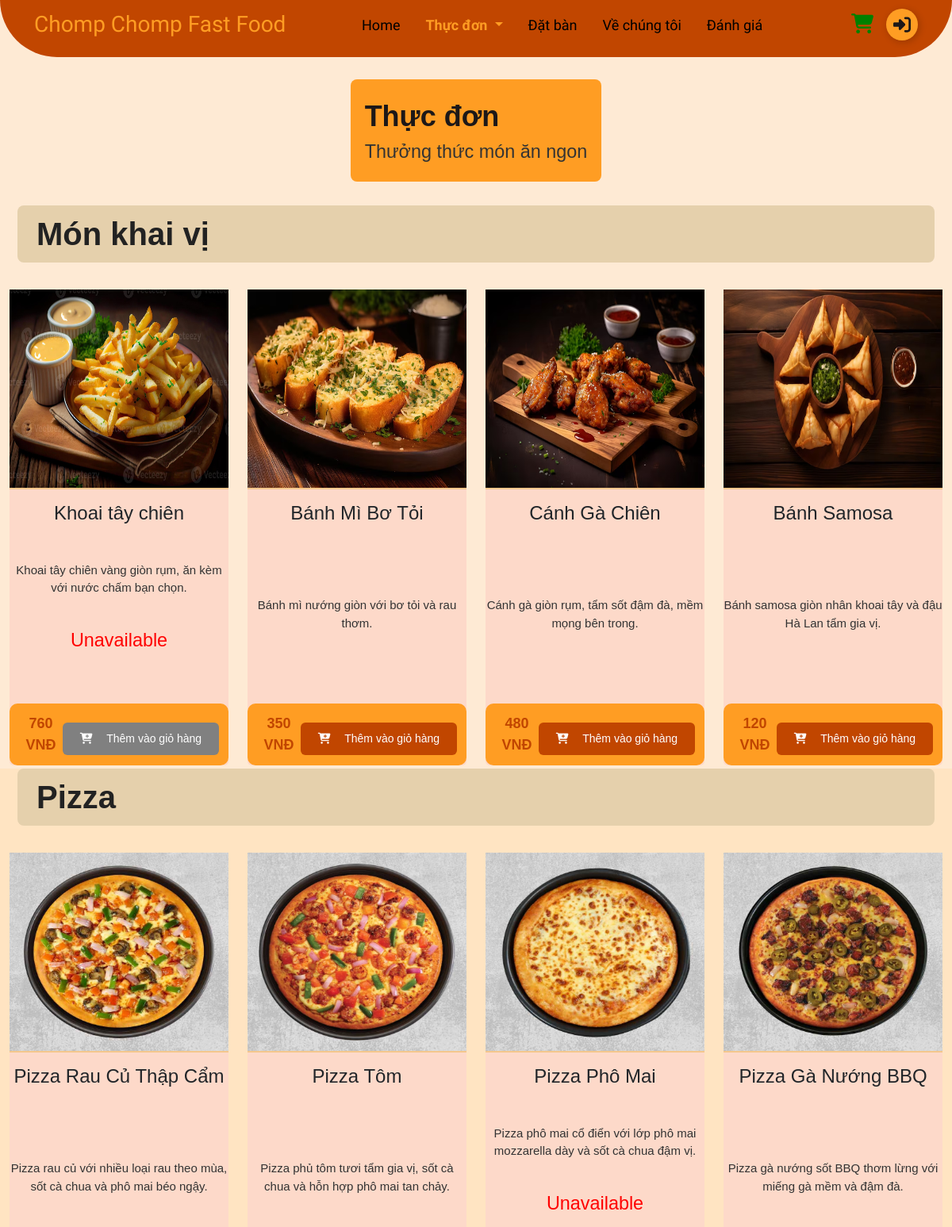
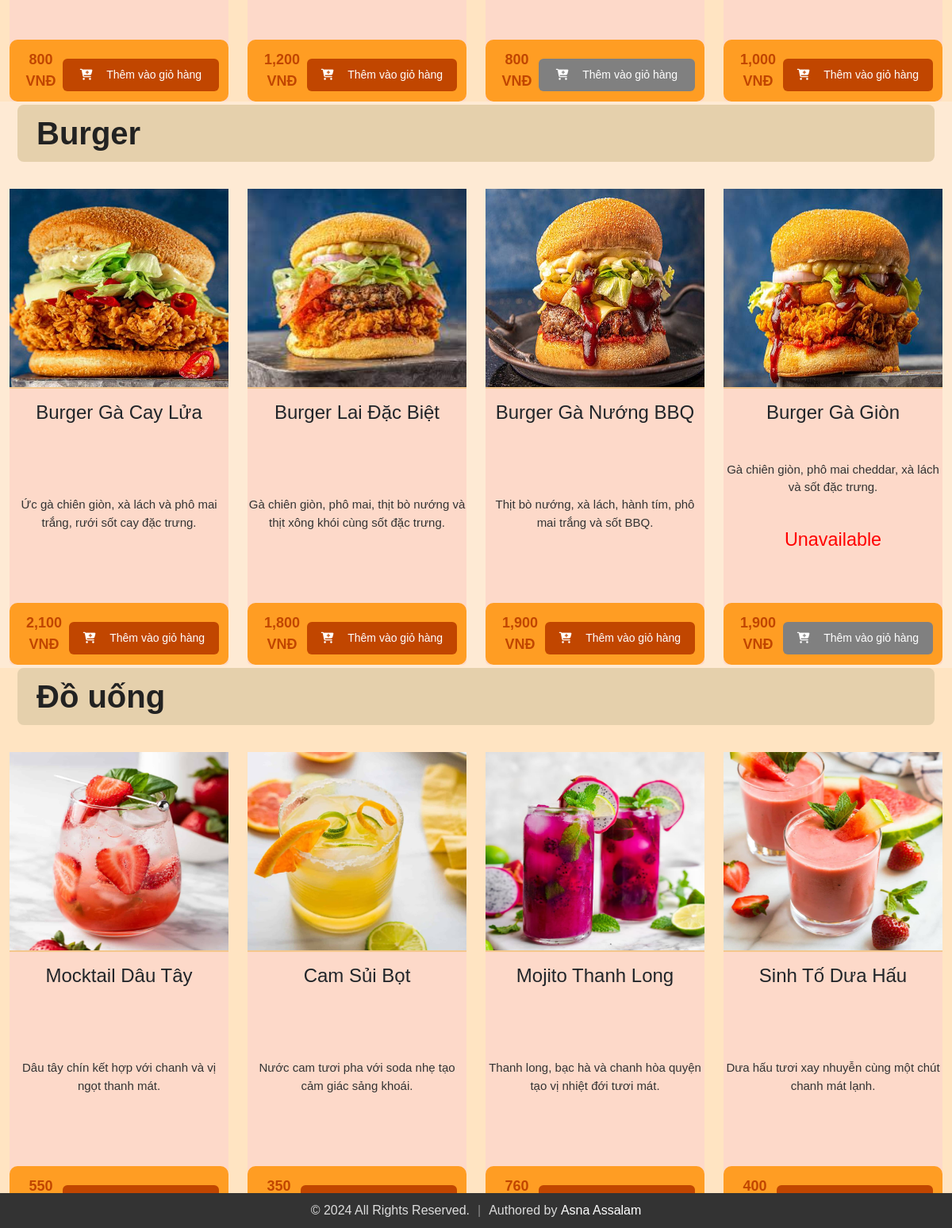
Page /menu.php on the committed database (2 pictures, top to bottom).
### tables this page shows
CREATE TABLE menuitem (
  itemId int(11) NOT NULL,
  itemName varchar(255) NOT NULL,
  catName varchar(255) NOT NULL,
  price varchar(255) NOT NULL,
  status enum('Available','Unavailable') NOT NULL DEFAULT 'Available',
  description varchar(255) NOT NULL,
  image varchar(255) NOT NULL,
  dateCreated timestamp NOT NULL DEFAULT current_timestamp(),
  updatedDate datetime NOT NULL,
  is_popular tinyint(1) DEFAULT 0
);

### menu.php (the view, shortened to what this page needs)
<?php
include 'db_connection.php';
$categoryQuery = 'SELECT DISTINCT catName FROM menuitem';
$categoryResult = $conn->query($categoryQuery);
$categories = [];
while ($row = $categoryResult->fetch_assoc()) {
    $categories[] = $row['catName'];
}
?>
<!DOCTYPE html>
<html lang="en">
<head>
    <link rel='stylesheet' href='https://cdnjs.cloudflare.com/ajax/libs/twitter-bootstrap/4.5.2/css/bootstrap.min.css' />
    <link rel='stylesheet' href='https://cdnjs.cloudflare.com/ajax/libs/font-awesome/5.9.0/css/all.min.css' />
    <link rel="stylesheet" href="https://cdnjs.cloudflare.com/ajax/libs/font-awesome/6.2.0/css/all.min.css" />
    <link rel="stylesheet" href="index.css">
    <link rel="stylesheet" href="menu.css" />
</head>
<body>
<?php
if (isset($_SESSION['userloggedin']) && $_SESSION['userloggedin']) {
    include 'nav-logged.php';
} else {
    include 'navbar.php';
}
?>
<div class="heading">
    <div class="row heading-title">Thực đơn</div>
    <div class="row heading-description">Thưởng thức món ăn ngon</div>
</div>
<?php foreach ($categories as $category): ?>
    <section id="<?= strtolower($category) ?>">
        <div class="container-fluid">
            <h1 class="mt-1"> <?= $category ?> </h1>
            <div class="row">
                <?php
                $stmt = $conn->prepare('SELECT * FROM menuitem WHERE catName = ?');
                $stmt->bind_param('s', $category);
                $stmt->execute();
                $result = $stmt->get_result();
                while ($row = $result->fetch_assoc()) :
                    $buttonClass = $row['status'] == 'Unavailable' ? 'disabled-button' : '';
                ?>
                    <div class="col-md-6 col-lg-3 col-sm-12 menu-item col-xs-12">
                        <div class="mt-4" style="background-color: #fdd9c9; border-radius: 5px;">
                            <img src="uploads/<?= $row['image'] ?>" alt="image" class="card-img-top" height="250">
                            <div class="card-body">
                                <h4 class="card-title text-center mt-3"><?= $row['itemName'] ?></h4>
                                <p class="card-title text-center description"><?= $row['description'] ?></p>
                                <?php if ($row['status'] == 'Unavailable') : ?>
                                    <p class="card-status" style="color: red; text-align: center; font-size: 1.3em;">
                                        <?= $row['status']; ?>
                                    </p>
                                <?php endif; ?>
                                <div style="text-align: center;">
                                    <form action="" class="form-submit">
                                        <div class="button-container mt-2">
                                            <p class="card-text text-center "><?= number_format($row['price']) ?> VNĐ</p>
                                            <button class="addItemBtn <?= $buttonClass ?>" type="button">
                                                <i class="fas fa-cart-plus"></i> &nbsp;&nbsp;Thêm vào giỏ hàng
                                            </button>
                                        </div>
                                    </form>
                                </div>
                            </div>
                        </div>
                    </div>
                <?php endwhile; ?>
            </div>
        </div>
    </section>
<?php endforeach; ?>
</body>
</html>

### navbar.php (shortened to what this page needs)
<!DOCTYPE html>
<html lang="en">
<head>
  <link href="https://cdn.jsdelivr.net/npm/bootstrap@5.3.3/dist/css/bootstrap.min.css" rel="stylesheet" />
  <link rel="stylesheet" href="https://cdnjs.cloudflare.com/ajax/libs/font-awesome/6.2.0/css/all.min.css" />
</head>
<body>
  <?php
  $current_page = basename($_SERVER['PHP_SELF']);
  ?>
  <div>
    <nav class="navbar navbar-expand-md fixed-top">
      <div class="container-fluid nav-container">
        <a class="navbar-brand me-auto logo" href="index.php">Chomp Chomp Fast Food</a>
        <div class="offcanvas offcanvas-end" tabindex="-1" id="offcanvasNavbar" aria-labelledby="offcanvasNavbarLabel">
          <div class="offcanvas-body text-center">
            <ul class="navbar-nav justify-content-center flex-grow-1 pe-3">
              <li class="nav-item">
                <a class="nav-link mx-lg-2 <?php echo $current_page == 'index.php' ? 'active' : ''; ?>" aria-current="page" href="index.php">Home</a>
              </li>
              <li class="nav-item dropdown">
                <a class="nav-link dropdown-toggle mx-lg-2 <?php echo $current_page == 'menu.php' ? 'active' : ''; ?>" href="menu.php" role="button" aria-haspopup="true" aria-expanded="false">
                  Thực đơn
                </a>
              </li>
              <li class="nav-item">
                <a class="nav-link mx-lg-2 <?php echo $current_page == 'index.php#Reservation' ? 'active' : ''; ?>" href="index.php#Reservation">Đặt bàn</a>
              </li>
              <li class="nav-item">
                <a class="nav-link mx-lg-2 <?php echo $current_page == 'index.php#About-Us' ? 'active' : ''; ?>" href="index.php#About-Us">Về chúng tôi</a>
              </li>
              <li class="nav-item">
                <a class="nav-link mx-lg-2 <?php echo $current_page == '#review' ? 'active' : ''; ?>" href="#review">Đánh giá</a>
              </li>
            </ul>
          </div>
        </div>
        <a class="nav-link cart <?php echo $current_page == 'cart.php' ? 'active' : ''; ?>" href="cart.php"><i class="fas fa-shopping-cart"></i> <span id="cart-item" class="badge badge-danger"></span></a>
        <a href="login.php">
          <button class="Btn ms-3">
            <div class="sign">
            </div>
          </button>
        </a>
      </div>
    </nav>
  </div>
</body>
</html>

### index.css (style rules this page uses)
* { margin: 0; padding: 0; }
body { padding-top: 95px; background: #feead4; }
footer { background-color: #333; color: #fff; padding: 40px 0; text-align: center; }
.footer-container { max-width: 1200px; margin: auto; padding: 0 20px; }
form button { width: 100%; padding: 10px; background-color: #c14600; border: none; color: #fff; border-radius: 4px; cursor: pointer; margin-top: 10px; }

### menu.css (style rules this page uses)
* { margin: 0; padding: 0; box-sizing: border-box; }
body { background-color: #FEF9E1; font-family: "Poppins", sans-serif; padding-top: 100px; overflow-x: hidden; }
a { color: white; text-decoration: none; }
.heading { text-align: center; background-color: #FF9D23; padding: 20px 30px; border-radius: 8px; margin: 0 auto 30px; max-width: fit-content; }
.heading-title { font-size: 2.0em; font-weight: 600; color: #1d1818; }
.heading-description { font-size: 1.3em; font-weight: 400; color: #333; }
section h1 { background-color: #E5D0AC; color: #222; padding: 12px 24px; margin: 10px; border-radius: 8px; font-weight: 600; }
section:nth-child(odd) { background-color: #E5D0AC; }
section:nth-child(even) { background-color: #FEF9E1; }
.card-body { padding: 20px; border-top: 2px solid #f4c78d; display: flex; flex-direction: column; justify-content: space-between; min-height: 350px; }
.card-body .description { margin-top: 8px; font-size: 15px; line-height: 1.5; color: #333; }
.card-status { color: red; font-size: 1.3em; text-align: center; }
.button-container { margin-top: auto; background-color: #FF9D23; padding: 12px; border-radius: 10px; display: flex; justify-content: space-between; align-items: center; }
.button-container p { margin: 0; font-size: 18px; font-weight: 600; color: #C14600; }
.addItemBtn { background-color: #C14600; color: white; border: none; padding: 10px 16px; border-radius: 6px; cursor: pointer; font-size: 14px; }
.addItemBtn i { margin-right: 6px; }
.disabled-button { background-color: gray !important; color: white !important; cursor: not-allowed; }
.disabled-button i { color: white !important; }
@media (min-width: 990px) and (max-width: 1400px) { .menu-item { flex: 0 0 33.33%; max-width: 33.33%; } }

### menu.php (style rules this page uses)
.disabled-button { background-color: gray; color: white; cursor: not-allowed; pointer-events: none; }
.disabled-button i { color: white; }
section:nth-child(odd) { background-color: #ffe4c2; }
section:nth-child(even) { background-color: #feead4; }

### navbar.php (style rules this page uses)
* { margin: 0; padding: 0; }
body { background-color: #feead4; font-family: "Baloo 2", sans-serif; font-weight: 300; font-style: normal; font-size: large; }
a { color: white; text-decoration: none; }
.navbar-brand, .offcanvas-header { color: #ff9d23; font-family: "Chewy", system-ui; font-optical-sizing: auto; font-weight: 500; font-style: normal; font-size: 28px; }
.nav-container { margin-right: 30px; margin-left: 30px; padding-bottom: 15px; padding-right: 13px; padding-left: 13px; }
.Btn { display: flex; align-items: center; justify-content: flex-start; width: 40px; height: 40px; border: none; border-radius: 50%; cursor: pointer; position: relative; overflow: hidden; transition-duration: 0.3s; box-shadow: 2px 2px 10px rgba(0, 0, 0, 0.199); background-color: #ff9d23; }
.sign { width: 100%; transition-duration: 0.3s; display: flex; align-items: center; justify-content: center; }
.sign svg { width: 22px; }
.nav-link { color: black; font-weight: 500; transition: 0.3s color ease; font-family: "Lexend", sans-serif; font-optical-sizing: auto; font-weight: 480; font-style: light; }
.nav-link:hover, .nav-link.active { color: #ff9d23; }
.navbar-nav .nav-link.active, .navbar-nav .nav-link:hover, .navbar-nav .nav-link:focus { color: #ff9d23; }
.navbar { border-bottom-left-radius: 80px; border-bottom-right-radius: 80px; padding: 5px 0px 0px 0px; background-color: #c14600; }
.cart { color: green; font-size: 25px; cursor: pointer; }
.offcanvas-body { background: #c14600; }
.navbar .active { color: #ff9d23; font-weight: 700; }

### rows in the picture
menuitem: image (picture), itemName "Khoai tây chiên", description "Khoai tây chiên vàng giòn rụm, ăn kèm với nước chấm bạn chọn.", status "Unavailable", price "760"
menuitem: image (picture), itemName "Bánh Mì Bơ Tỏi", description "Bánh mì nướng giòn với bơ tỏi và rau thơm.", price "350"
menuitem: image (picture), itemName "Cánh Gà Chiên", description "Cánh gà giòn rụm, tẩm sốt đậm đà, mềm mọng bên trong.", price "480"
menuitem: image (picture), itemName "Bánh Samosa", description "Bánh samosa giòn nhân khoai tây và đậu Hà Lan tẩm gia vị.", price "120"
menuitem: image (picture), itemName "Pizza Rau Củ Thập Cẩm", description "Pizza rau củ với nhiều loại rau theo mùa, sốt cà chua và phô mai béo ngậy.", price "800"
menuitem: image (picture), itemName "Pizza Tôm", description "Pizza phủ tôm tươi tẩm gia vị, sốt cà chua và hỗn hợp phô mai tan chảy.", price "1,200"
menuitem: image (picture), itemName "Pizza Phô Mai", description "Pizza phô mai cổ điển với lớp phô mai mozzarella dày và sốt cà chua đậm vị.", status "Unavailable", price "800"
menuitem: image (picture), itemName "Pizza Gà Nướng BBQ", description "Pizza gà nướng sốt BBQ thơm lừng với miếng gà mềm và đậm đà.", price "1,000"
menuitem: image (picture), itemName "Burger Gà Cay Lửa", description "Ức gà chiên giòn, xà lách và phô mai trắng, rưới sốt cay đặc trưng.", price "2,100"
menuitem: image (picture), itemName "Burger Lai Đặc Biệt", description "Gà chiên giòn, phô mai, thịt bò nướng và thịt xông khói cùng sốt đặc trưng.", price "1,800"
menuitem: image (picture), itemName "Burger Gà Nướng BBQ", description "Thịt bò nướng, xà lách, hành tím, phô mai trắng và sốt BBQ.", price "1,900"
menuitem: image (picture), itemName "Burger Gà Giòn", description "Gà chiên giòn, phô mai cheddar, xà lách và sốt đặc trưng.", status "Unavailable", price "1,900"
menuitem: image (picture), itemName "Mocktail Dâu Tây", description "Dâu tây chín kết hợp với chanh và vị ngọt thanh mát.", price "550"
menuitem: image (picture), itemName "Cam Sủi Bọt", description "Nước cam tươi pha với soda nhẹ tạo cảm giác sảng khoái.", price "350"
menuitem: image (picture), itemName "Mojito Thanh Long", description "Thanh long, bạc hà và chanh hòa quyện tạo vị nhiệt đới tươi mát.", price "760"
menuitem: image (picture), itemName "Sinh Tố Dưa Hấu", description "Dưa hấu tươi xay nhuyễn cùng một chút chanh mát lạnh.", price "400"

### other values in the picture
$category "Món khai vị"
$category "Pizza"
$category "Burger"
$category "Đồ uống"
